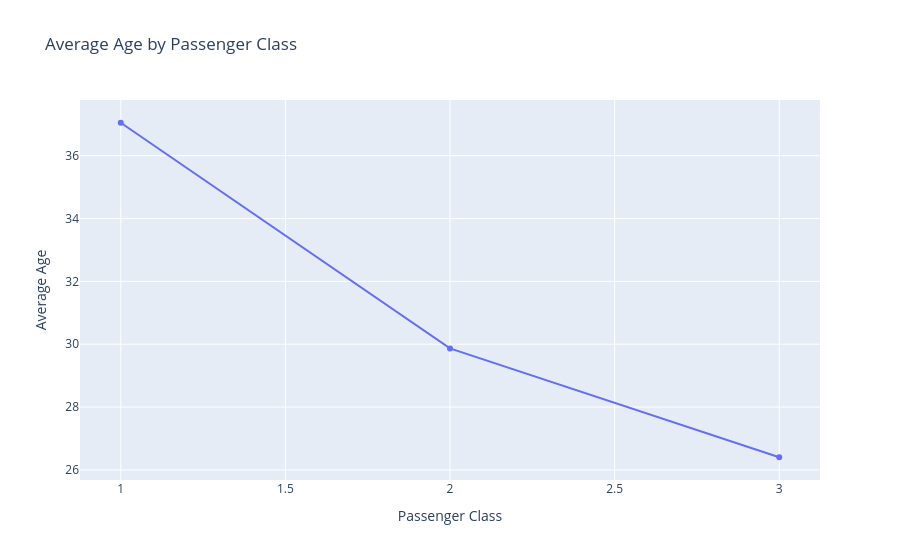

Write notebook code for a chart like this one.
### Code cell
import plotly.express as px

avg_age = df.groupby("Pclass")["Age"].mean().reset_index() # Calculate average age by passenger class

fig = px.line(
    avg_age,
    x="Pclass",
    y="Age",
    markers=True,
    title="Average Age by Passenger Class"
)
# Customize axes labels
fig.update_layout(
    xaxis_title="Passenger Class",
    yaxis_title="Average Age"
)

fig.show()

### Figure 1 — Plotly figure (JSON) as saved in the notebook; plotly's stock layout.template omitted (floating-point values rounded to 4 significant figures)
{"data": [{"hovertemplate": "Pclass=%{x}<br>Age=%{y}<extra></extra>", "legendgroup": "", "line": {"color": "#636efa", "dash": "solid"}, "marker": {"symbol": "circle"}, "mode": "lines+markers", "name": "", "orientation": "v", "showlegend": false, "type": "scatter", "x": [1, 2, 3], "xaxis": "x", "y": [37.05, 29.87, 26.4], "yaxis": "y"}], "layout": {"legend": {"tracegroupgap": 0}, "title": {"text": "Average Age by Passenger Class"}, "xaxis": {"anchor": "y", "domain": [0, 1], "title": {"text": "Passenger Class"}}, "yaxis": {"anchor": "x", "domain": [0, 1], "title": {"text": "Average Age"}}}}
